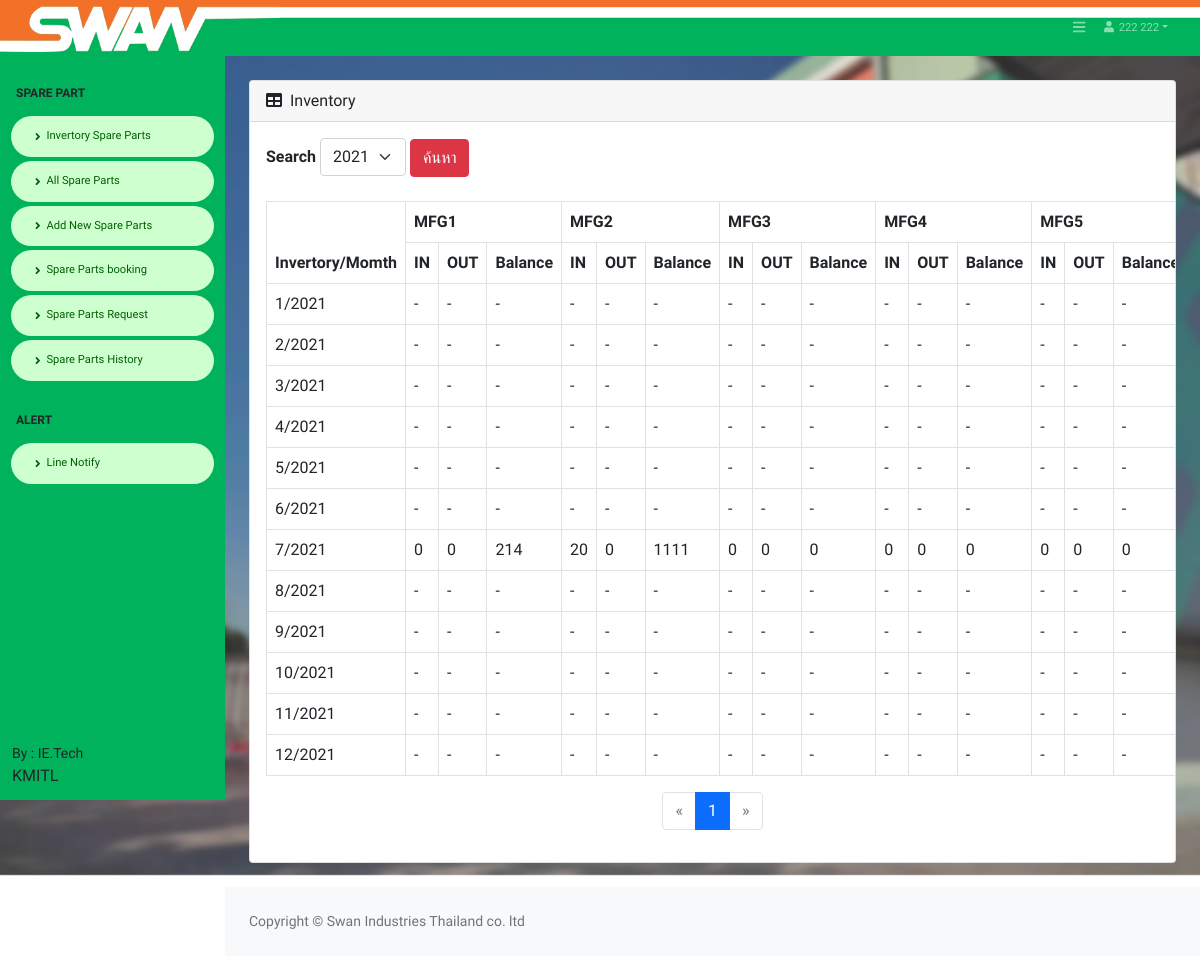
/Sparepart_Invertory_list.php (signed in), run on the app's committed database.
### tables this page shows
CREATE TABLE `tbl_invertory_sparepart` (
  `Iv_ID` int(11) NOT NULL,
  `Iv_year` varchar(100) NOT NULL,
  `Iv_month` int(11) NOT NULL,
  `Iv_Mfg` varchar(100) NOT NULL,
  `Iv_Num_befor` int(11) NOT NULL,
  `Iv_Num_Add` int(11) NOT NULL,
  `Iv_Num_reduce` int(11) NOT NULL,
  `Iv_Num_after` int(11) NOT NULL,
  `Iv_Status` varchar(100) NOT NULL,
  `datesave` timestamp NOT NULL DEFAULT current_timestamp()
);

### Add_session.php (called while the page is built, shortened)
<?php
if($_SESSION['member_username'] !=''){
    $member_nameF = $_SESSION["member_nameF"];
    $member_nameL = $_SESSION['member_nameL'];
    $member_Role = $_SESSION['member_Role'];
}
?>

### Sparepart_Invertory_list.php (the view, shortened to what this page needs)
<!DOCTYPE html>
<html lang="en">
<?php include('h_admin.php'); ?>
<body class="sb-nav-fixed">
<?php include('condb.php');
     include('Add_session.php');
    if($member_Role == 'Super'){
        include('Private_Super.php');
        include('nav_Super.php');
    }
    elseif($member_Role == 'Admin'){
         include('nav_Admin.php');
    }
    else{
        Header("Location: index.php");
      }?>
    <?php
    $Time = date("d-m-Y");
    $e = explode("-", $Time);
    $year = "$e[2]";
    if (isset($_GET['page'])) {
        $page = $_GET['page'];
    } else {
        $page = 1;
    }
    $record_show = 20;
    $sql_total = "SELECT * FROM tbl_invertory_sparepart";
    $query_total = mysqli_query($con, $sql_total);
    $row_total = mysqli_num_rows($query_total);
    $page_total = ceil($row_total / $record_show);
    ?>
    <div id="layoutSidenav_content">
        <main><br>
            <div class="container-fluid px-4">
                <div class="card mb-4">
                    <div class="card-header">
                        <i class="fas fa-table me-1"></i>
                        Inventory
                    </div>
                    <div class="card-body">
                        <form action="Sparepart_Invertory_list_search.php" class="form-group" method="POST">
                        <?php $years = range(2000, strftime("%Y", time())); ?>
                            <label for=""><b>Search</b></label>
                            <select  class="form-select2" name = "year">
                            <option><?php echo $year; ?></option>
                            <?php foreach($years as $year) : ?>
                            <option value="<?php echo $year; ?>"><?php echo $year; ?></option>
                            <?php endforeach; ?>
                            </select>
                            <input type="submit" value="ค้นหา" class="btn btn-danger my">
                            <br><br>
                            <table class="table table-bordered">
                                <thead>
                                    <tr>
                                    <th rowspan="2" >Invertory/Momth</th>
                                        <th colspan="3">MFG1</th>
                                        <th colspan="3">MFG2</th>
                                        <th colspan="3">MFG3</th>
                                        <th colspan="3">MFG4</th>
                                        <th colspan="3">MFG5</th>
                                    </tr>
                                    <tr>
                                    <th>IN</th>
                                        <th>OUT</th>
                                        <th>Balance</th>
                                        <th>IN</th>
                                        <th>OUT</th>
                                        <th>Balance</th>
                                        <th>IN</th>
                                        <th>OUT</th>
                                        <th>Balance</th>
                                        <th>IN</th>
                                        <th>OUT</th>
                                        <th>Balance</th>
                                        <th>IN</th>
                                        <th>OUT</th>
                                        <th>Balance</th>
                                    </tr>
                                </thead>
                                <tbody>
                                <?php $count_month = 0;
                                      do { $count_month = $count_month + 1;
                                        $sql="SELECT * FROM tbl_invertory_sparepart
                                        WHERE  Iv_year='".$year."'
                                        AND  Iv_month='".$count_month."' ";
                                        $result = mysqli_query($con,$sql);
                                        if(mysqli_num_rows($result)>=1){ $count_Mfg = 0;?>
                                         <tr> <td><?php echo $count_month;?>/<?php echo $year;?></td>
                                        <?php do { $count_Mfg = $count_Mfg + 1;?>
                                            <?php
                                                 $sql2="SELECT * FROM tbl_invertory_sparepart
                                                 WHERE  Iv_year='".$year."'
                                                 AND  Iv_month='".$count_month."'
                                                 AND  Iv_Mfg='".$count_Mfg."' ";
                                                 $result2 = mysqli_query($con,$sql2);
                                                 $row_am2 =  mysqli_fetch_assoc($result2);
                                                ?>
                                            <td><?php echo $row_am2['Iv_Num_Add'];?></td>
                                            <td><?php echo $row_am2['Iv_Num_reduce'];?></td>
                                            <td><?php echo $row_am2['Iv_Num_after'];?></td>
                                    <?php } while($count_Mfg <= 4); ?>
                                    </tr>
                                        <?php }else{?>
                                            <td><?php echo $count_month;?>/<?php echo $year;?></td>
                                            <td>-</td>
                                            <td>-</td>
                                            <td>-</td>
                                            <td>-</td>
                                            <td>-</td>
                                            <td>-</td>
                                            <td>-</td>
                                            <td>-</td>
                                            <td>-</td>
                                            <td>-</td>
                                            <td>-</td>
                                            <td>-</td>
                                            <td>-</td>
                                            <td>-</td>
                                            <td>-</td>
                                     <?php   }
                                    } while ($count_month <= 11);
                                    ?>
                                </tbody>
                            </table>
                            <nav aria-label="Page navigation example">
                                <ul class="pagination justify-content-center">
                                    <li class="page-item <?= $page > 1 ? '' : 'disabled' ?>">
                                        <a class="page-link" href="?page=<?= $page - 1 ?>" aria-label="Previous">
                                            <span aria-hidden="true">&laquo;</span>
                                        </a>
                                    </li>
                                    <li class="page-item active"><a class="page-link" href="?page=<?= $page ?>"><?= $page ?></a></li>
                                    <li class="page-item <?= $page < $page_total ? '' : 'disabled' ?>">
                                        <a class="page-link" href="?page=<?= $page + 1 ?>" aria-label="Next">
                                            <span aria-hidden="true">&raquo;</span>
                                        </a>
                                    </li>
                                </ul>
                            </nav>
                        </form>
                    </div>
                </div>
            </div>
        </main>
        <?php include('footer.php'); ?>
    </div>
</body>
</html>

### h_admin.php (shortened to what this page needs)
<head>
    <link href="css/stylesAdmin.css" rel="stylesheet" />
    <link href="css/swan.css" rel="stylesheet" />
    <link href="css/responsive.css" rel="stylesheet" />
    <link href="css/color.css" rel="stylesheet" />
</head>

### nav_Admin.php (shortened to what this page needs)
<nav class="sb-topnav navbar navbar-expand navbar-dark bg-colortoAdmin">
      <a href="Super_page.php"><img src="images/logore.png" alt="logo" class="logo"></a>
      <button class="btn btn-link btn-sm order-1 order-lg-0  me-4 me-lg-0" id="sidebarToggle" href="#!"><i class="fas fa-bars"></i></button>
      <ul class="navbar-nav ms-auto me-3 me-lg-4">
          <li class="nav-item dropdown">
              <a class="nav-link dropdown-toggle" id="navbarDropdown" href="#" role="button" data-bs-toggle="dropdown" aria-expanded="false"><i class="fas fa-user fa-fw"></i>&nbsp;<?php echo $member_nameF; ?>&nbsp;<?php echo $member_nameL; ?></a>
          </li>
      </ul>
  </nav>
  <div class="bg-swan ">
      <div id="layoutSidenav">
          <div id="layoutSidenav_nav">
              <nav class="sb-sidenav accordion sb-colorsideAdmin" id="sidenavAccordion">
                  <div class="sb-sidenav-menu">
                      <div class="nav font">
                          <div class="sb-sidenav-menu-heading">Spare Part</div>
                          <div class="card-navAdmin">
                          <a class="nav-link" href="Sparepart_Invertory_list.php">
                              <i class="fas fa-angle-right"></i> &nbsp; Invertory Spare Parts
                          </a>
                          </div>
                          <div class="card-navAdmin">
                          <a class="nav-link" href="Sparepart_table.php">
                              <i class="fas fa-angle-right"></i> &nbsp; All Spare Parts
                          </a>
                          </div>
                          <div class="card-navAdmin">
                          <a class="nav-link" href="Add_sparepart.php">
                              <i class="fas fa-angle-right"></i> &nbsp; Add New Spare Parts
                          </a>
                          </div>
                          <div class="card-navAdmin">
                          <a class="nav-link" href="Sparepart_Booking_list.php">
                              <i class="fas fa-angle-right"></i> &nbsp; Spare Parts booking
                          </a>
                          </div>
                          <div class="card-navAdmin">
                          <a class="nav-link" href="Sparepart_request_list.php">
                              <i class="fas fa-angle-right"></i> &nbsp; Spare Parts Request
                          </a>
                          </div>
                          <div class="card-navAdmin">
                          <a class="nav-link" href="Sparepart_History.php">
                              <i class="fas fa-angle-right"></i> &nbsp; Spare Parts History
                          </a>
                          </div>
                          <div class="sb-sidenav-menu-heading">Alert</div>
                          <div class="card-navAdmin">
                          <a class="nav-link" href="Notify_page.php">
                              <i class="fas fa-angle-right"></i> &nbsp; Line Notify
                          </a>
                          </div>
                      </div>
                  </div>
                  <div class="sb-sidenav-footer">
                      <div class="small">By : IE.Tech</div>
                      KMITL
                  </div>
              </nav>
          </div>

### footer.php
<footer class="py-4 bg-light mt-auto">
                    <div class="container-fluid px-4">
                        <div class="d-flex align-items-center justify-content-between small">
                            <div class="text-muted">Copyright &copy; Swan Industries Thailand co. ltd</div>
                        </div>
                    </div>
    </footer>

### css/swan.css (style rules this page uses)
.bg-swan { background-image: url(../images/bg.png); background-repeat: no-repeat; background-attachment: fixed; background-size: auto; }
@media only screen and (min-width: 320px) { .logo { width:50%; } }
@media only screen and (min-width: 1024px) { .logo { width: 30%; } }
@media only screen and (min-width: 1024px) { .bg-swan { background-size: 2024px; } }
@media only screen and (min-width: 1025px) { .logo { width: 15%; } }

### css/responsive.css (style rules this page uses)
.bg-swan { background-image: url(../images/bg.png); background-repeat: no-repeat; background-attachment: fixed; }
.logo { width: 280px; }
@media only screen and (min-width: 320px) { .bg-swan { background-size: 310%; background-position-x: 65%; } }
@media only screen and (min-width: 375px) { .bg-swan { background-size: 400%; background-position-x: 60%; } }
@media only screen and (min-width: 768px) { .bg-swan { background-size: 250%; background-position-x: 70%; } }
@media only screen and (min-width: 1024px) { .bg-swan { background-size: 250%; background-position-x: 70%; } }
@media only screen and (min-width: 1025px) { .bg-swan { background-size: 100%; } }

### css/color.css (style rules this page uses)
body { font-family: 'Varela Round', sans-serif; }
.font { font-family: 'Varela Round', sans-serif; }
.bg-colortoAdmin { background-color: orange; background-image: url(../images/bgcolorre.png); }
.sb-colorsideAdmin { background-color: #00b25b ; }
.card-navAdmin { background-color: #ceffce; margin-left: 5%; margin-right: 5%; border-radius: 25px; margin-top: 2px; margin-bottom: 2px; }

### data on the page
tbl_invertory_sparepart: Iv_Num_Add "0", Iv_Num_reduce "0", Iv_Num_after "214"
tbl_invertory_sparepart: Iv_Num_Add "20", Iv_Num_reduce "0", Iv_Num_after "1111"
tbl_invertory_sparepart: Iv_Num_Add "0", Iv_Num_reduce "0", Iv_Num_after "0"
tbl_invertory_sparepart: Iv_Num_Add "0", Iv_Num_reduce "0", Iv_Num_after "0"
tbl_invertory_sparepart: Iv_Num_Add "0", Iv_Num_reduce "0", Iv_Num_after "0"

### other printed values
$member_nameF "222"
$member_nameL "222"
$page "1"
form field year "2021"
